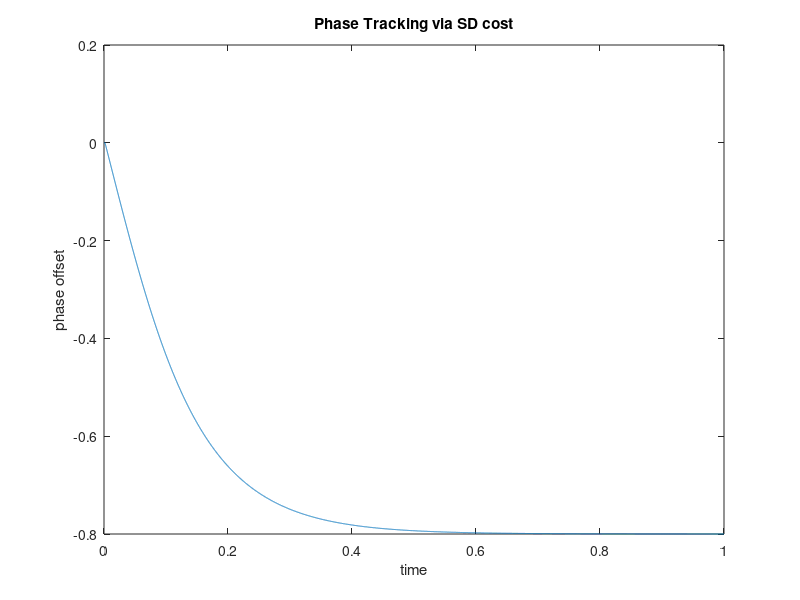

MATLAB code for this plot:
% pllsd.m: phase tracking minimizing SD

Ts=1/10000; time=1; t=0:Ts:time-Ts;    % time interval & vector
fc=100; phoff=-0.8;                    % carrier freq. and phase
rp=cos(4*pi*fc*t+2*phoff);             % simplified rec signal
mu=.001;                               % algorithm stepsize
theta=zeros(1,length(t)); theta(1)=0;  % initialize estimates
fl=25; h=ones(1,fl)/fl;                % averaging coefficients
z=zeros(1,fl); f0=fc;                  % buffer for avg
for k=1:length(t)-1                    % run algorithm
  filtin=(rp(k)-cos(4*pi*f0*t(k)+2*theta(k)))*sin(4*pi*f0*t(k)+2*theta(k));
  z=[z(2:fl), filtin];                 % z contains past inputs
  theta(k+1)=theta(k)-mu*fliplr(h)*z'; % update = z convolve h
end

plot(t,theta)                             % plot estimated phase
title('Phase Tracking via SD cost')
xlabel('time'); ylabel('phase offset')